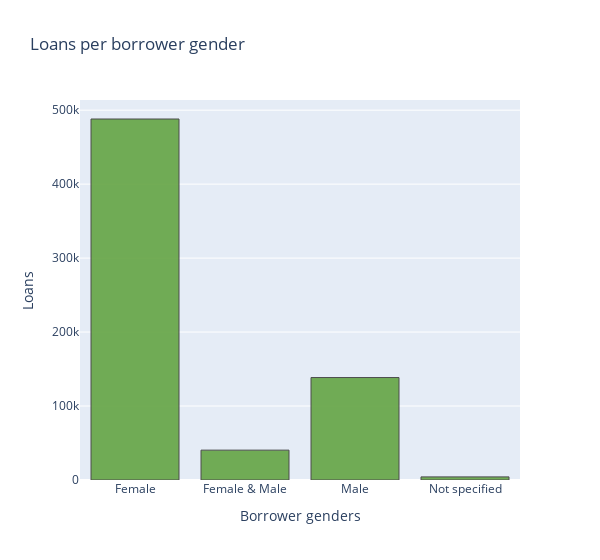

Notebook code cell kept with this figure:
### Code cell
kiva_loans["borrower_gen"] = "Not specified"
kiva_loans.loc[(kiva_loans.n_male !=0) & (kiva_loans.n_female ==0), "borrower_gen"] = "Male"
kiva_loans.loc[(kiva_loans.n_male ==0) & (kiva_loans.n_female !=0), "borrower_gen"] = "Female"
kiva_loans.loc[(kiva_loans.n_male !=0) & (kiva_loans.n_female !=0), "borrower_gen"] = "Female & Male"

df = kiva_loans.groupby("borrower_gen")["loan_amount"].count().reset_index()
df.columns = ["Borrower Gender", "Number of loans"]
df.sort_values(by="Number of loans", ascending=False)
trace = go.Bar(
    x = df["Borrower Gender"],y = df['Number of loans'],
    marker=dict(
                color=color_list[3],
                line=dict(
                    color=color_list[5],
                    width=1),
                opacity=0.9,
            ),
)
data = [trace]
    
layout = dict(title = 'Loans per borrower gender',
          xaxis = dict(title = 'Borrower genders', showticklabels=True), 
          yaxis = dict(title = 'Loans'),
          hovermode = 'closest',
          width=600
         )
fig = dict(data=data, layout=layout)
iplot(fig, filename='borrower-genders')

### Figure 1 — Plotly figure (JSON) as saved in the notebook; plotly's stock layout.template omitted (floating-point values rounded to 4 significant figures)
{"data": [{"marker": {"color": "#64a444", "line": {"color": "#3b3b3b", "width": 1}, "opacity": 0.9}, "type": "bar", "x": ["Female", "Female & Male", "Male", "Not specified"], "y": [488081, 40380, 138523, 4221]}], "layout": {"hovermode": "closest", "title": {"text": "Loans per borrower gender"}, "width": 600, "xaxis": {"showticklabels": true, "title": {"text": "Borrower genders"}}, "yaxis": {"title": {"text": "Loans"}}}}
